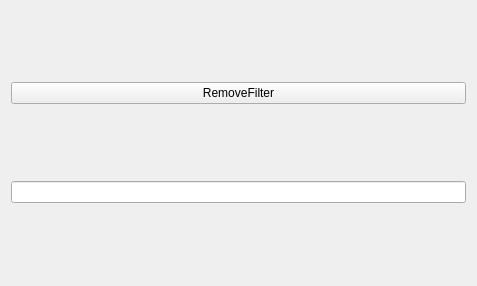
<?xml version="1.0" encoding="UTF-8"?>
<ui version="4.0">
 <class>Widget</class>
 <widget class="QWidget" name="Widget">
  <property name="geometry">
   <rect>
    <x>0</x>
    <y>0</y>
    <width>477</width>
    <height>286</height>
   </rect>
  </property>
  <property name="windowTitle">
   <string>Widget</string>
  </property>
  <layout class="QVBoxLayout" name="verticalLayout">
   <item>
    <widget class="QPushButton" name="removeFilterButton">
     <property name="text">
      <string>RemoveFilter</string>
     </property>
    </widget>
   </item>
   <item>
    <widget class="QLineEdit" name="lineEdit"/>
   </item>
  </layout>
 </widget>
 <resources/>
 <connections/>
</ui>
